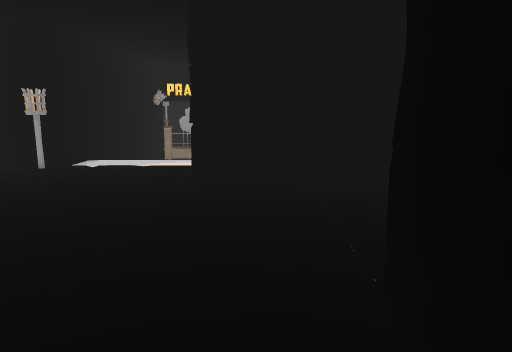
view 1 (above)

22 first-person views from a walk through a 3-D level made in the Unity game engine. The camera is 1.3 m above the floor, tilts 10° down and sees 70° across. The floor is counted in squares, 0.5 m on a side. Each view is taken from the middle of a square. On the plan, view 1 faces up. The plan holds only what a view shows up to about 20 squares ahead; the rest is blank. The place goes on beyond the plan. The player is left out. Some animated figures are left out. Some surface patterns are stand-ins.

view 2
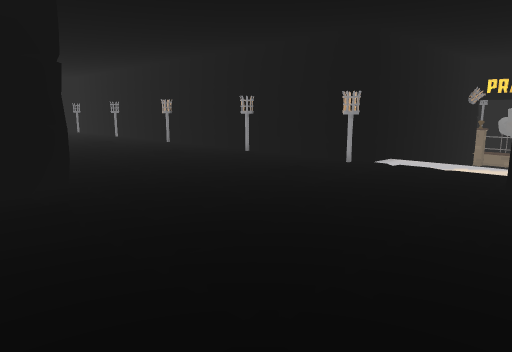

view 3
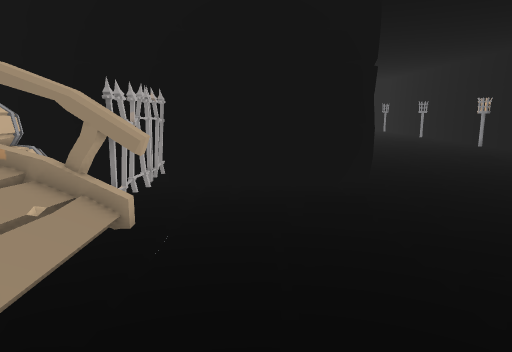

view 4
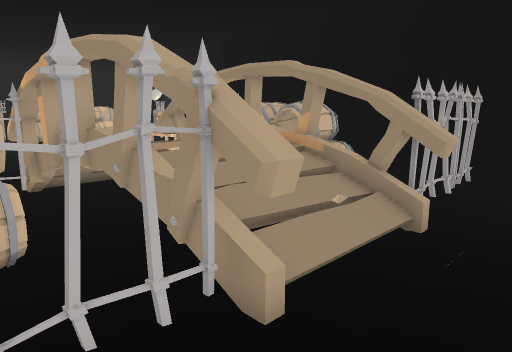

view 5
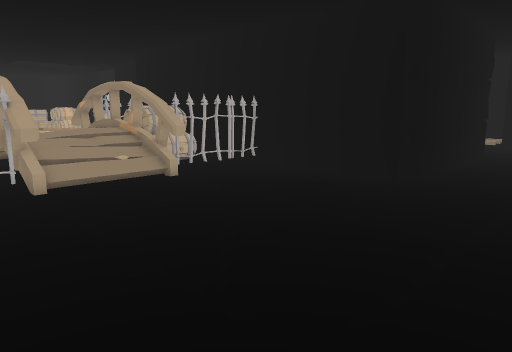

view 6
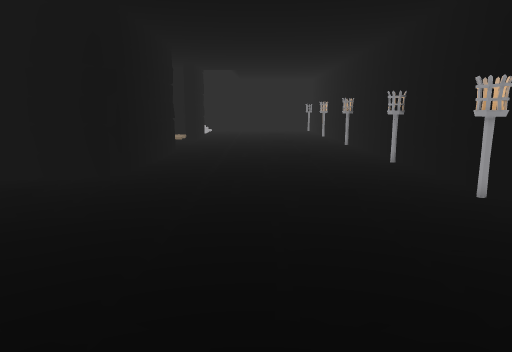

view 7
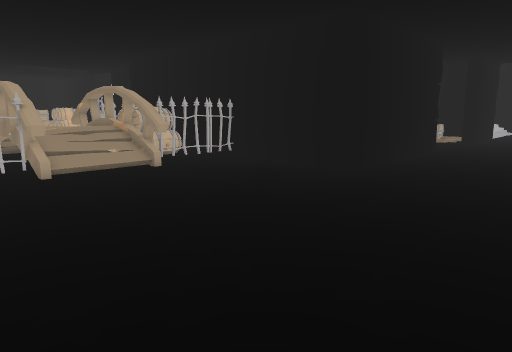

view 8
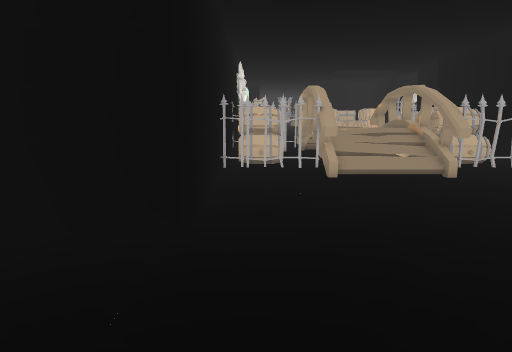

view 9
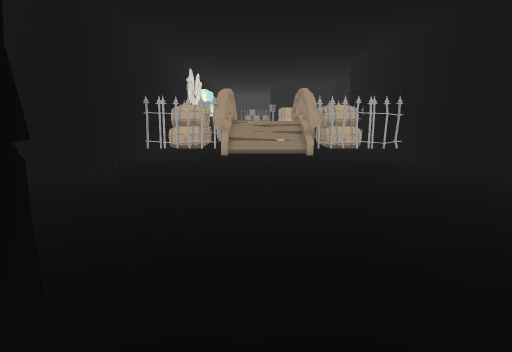

view 10
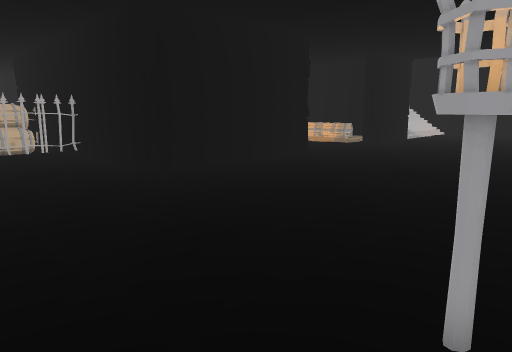

view 11
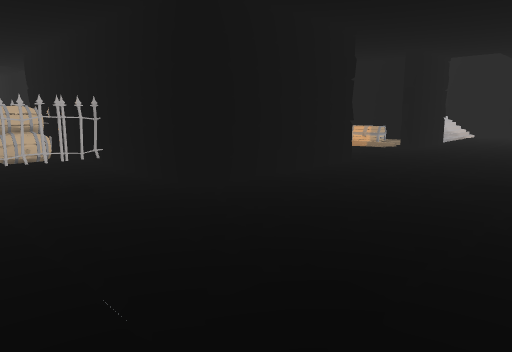

view 12
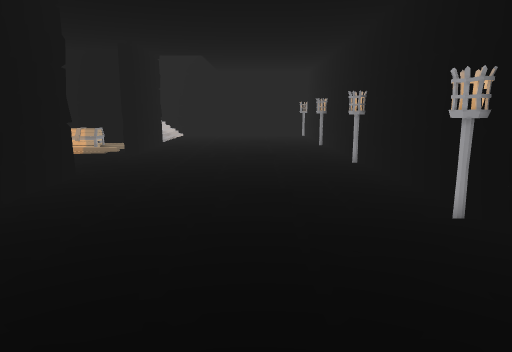

view 13
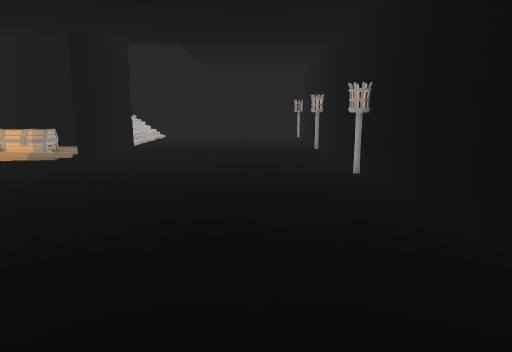

view 14
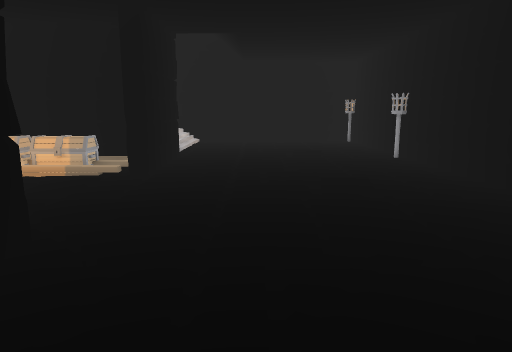

view 15
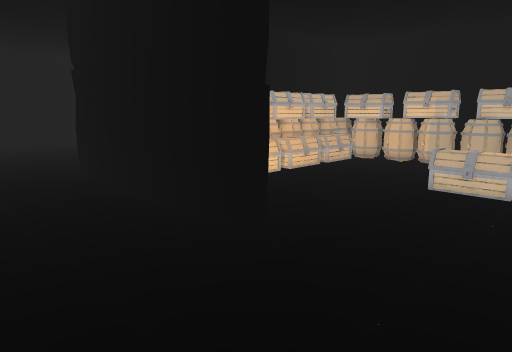

view 16
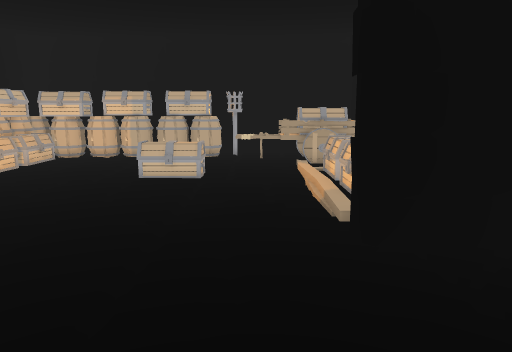

view 17
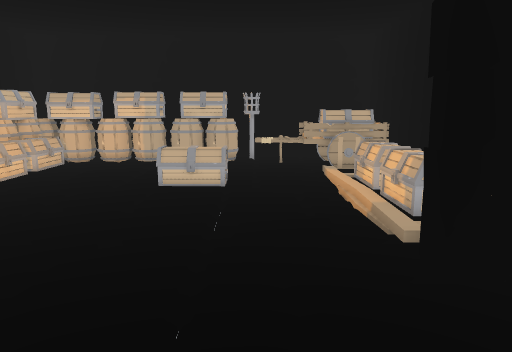

view 18
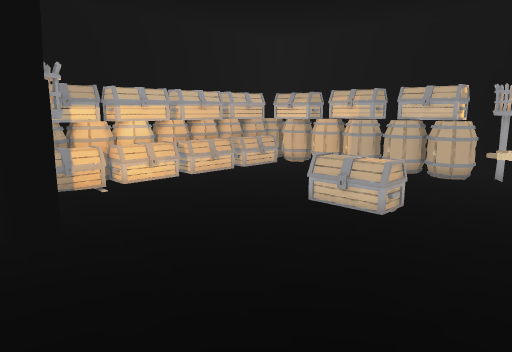

view 19
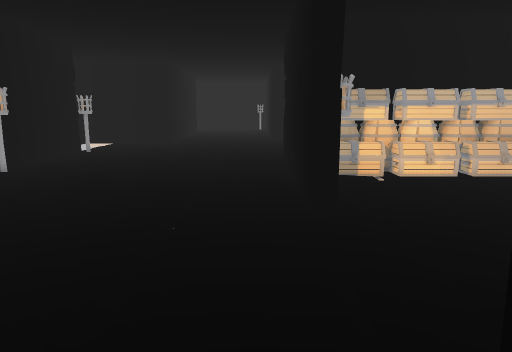

view 20
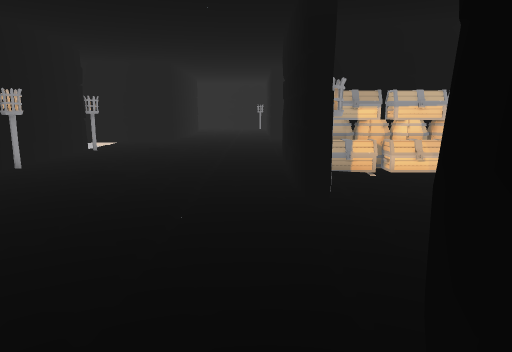

view 21
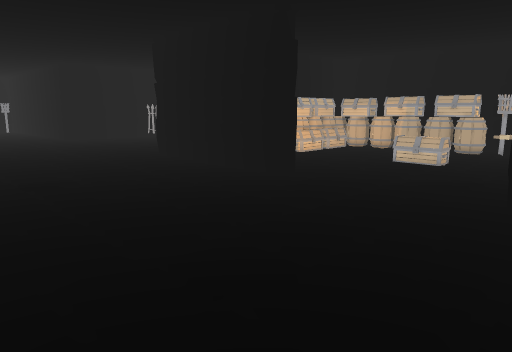

view 22
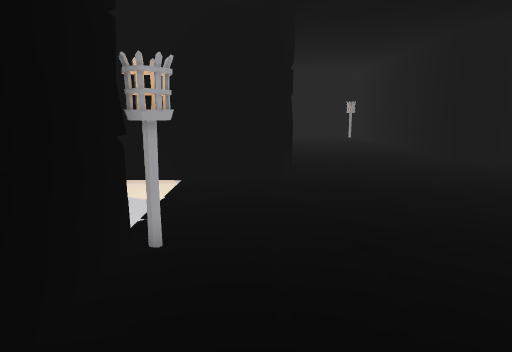

### Floor plan
Key: @ floor where view 1 was taken; # wall or solid block; x gap in a wall; . main floor; : floor 0.75 m higher than the main floor; + floor 1 m higher than the main floor; / step, stairs or slope; = window, fence, low wall or low ledge; O other object.
Columns run from 37 left of view 1 to 4 right of it. Each row starts with its distance up from view 1.
 20                            # .....=#
 19                            #...... #
 18 ############################...... #
 17 .===..  .#.===..  .#.===..##.......#
 16  ................................. #
 15  ................................. #
 14  ................................. #######
 13 .......................................=
 12 .........................................
 11 .........................................
 10 .........................................
  9 .........................................
  8 .........................................
  7 .........................................
  6  ........................................
  5  #== ........#  .===...................
  4 ######.......########### ..............###
  3  # ../............OOO  # ..............#
  2  # OO//...........OOO  # ..............#
  1  #  O/............OOO# #...............#
  0  #= O/............OOO# # ............@=#
 -1  #=OO/............OOO# # .............=#
 -2  #= O/...../......OOO# #=....../......##
 -3  #= O/...OOO......OOO# #OOOOO#////#OOOO#
 -4  #  O/....  ......OOO  ##...##////#O. O#
 -5  #   /....  ......OOO  #....##////#... #
 -6  #  ....... ......OOO  # ...##::::#... #
 -7  #OOOOOO...  .....OOO  # OOO.#++::#.OOO#
 -8  #OOOOO O... .....OOO  # OOOx#++++#.OOO#
 -9  #O  OOOOOOOOOOOOOOOO  #   O #   +#.
-10  #  OO  #OOOOOOOOOOOO     OO #    #

Positions as (right, up) in squares from view 1, and headings:
1: (0, 0), facing up
2: (0, 0), facing up-left
3: (0, 0), facing left
4: (0, 0), facing down-left
5: (0, 10), facing down-left
6: (1, 10), facing left
7: (1, 13), facing down-left
8: (0, 12), facing down
9: (-5, 18), facing down
10: (-6, 18), facing down-left
11: (-6, 15), facing down-left
12: (-9, 12), facing left
13: (-13, 13), facing left
14: (-17, 9), facing left
15: (-30, 10), facing down-right
16: (-30, 11), facing down
17: (-29, 10), facing down
18: (-32, 6), facing down-right
19: (-34, 6), facing right
20: (-35, 6), facing right
21: (-34, 16), facing down-right
22: (-17, 15), facing right
